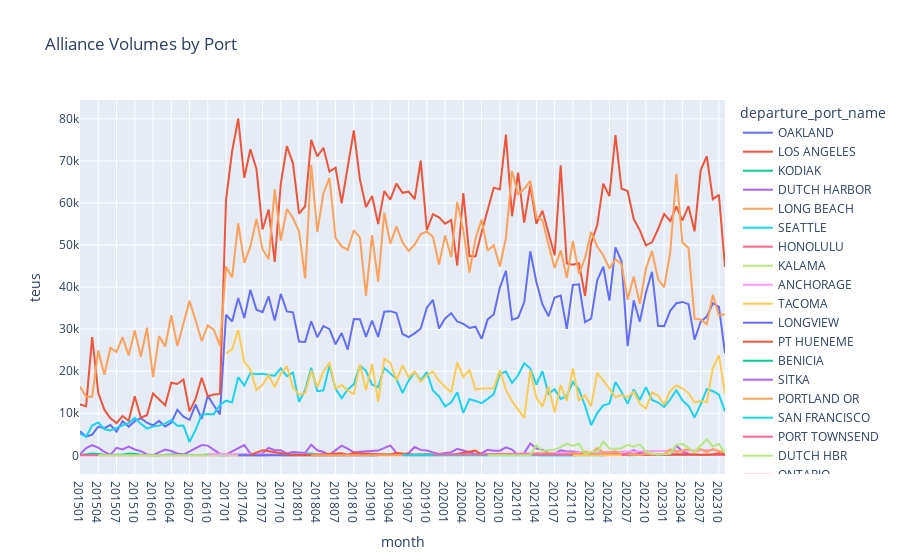

Notebook cell for this chart:
### Code cell
df = (
    exports_lf
    .filter(pl.col('alliance_member')==1)
    #group by alliance and port
    .group_by('departure_port_name', 'month')
    .agg(pl.col('teus').sum())
    .sort(by='month')
    .cast({'departure_port_name':pl.Utf8})
    .collect()
)

px.line(
    df, x='month', y='teus',
    color='departure_port_name',
    title='Alliance Volumes by Port')
